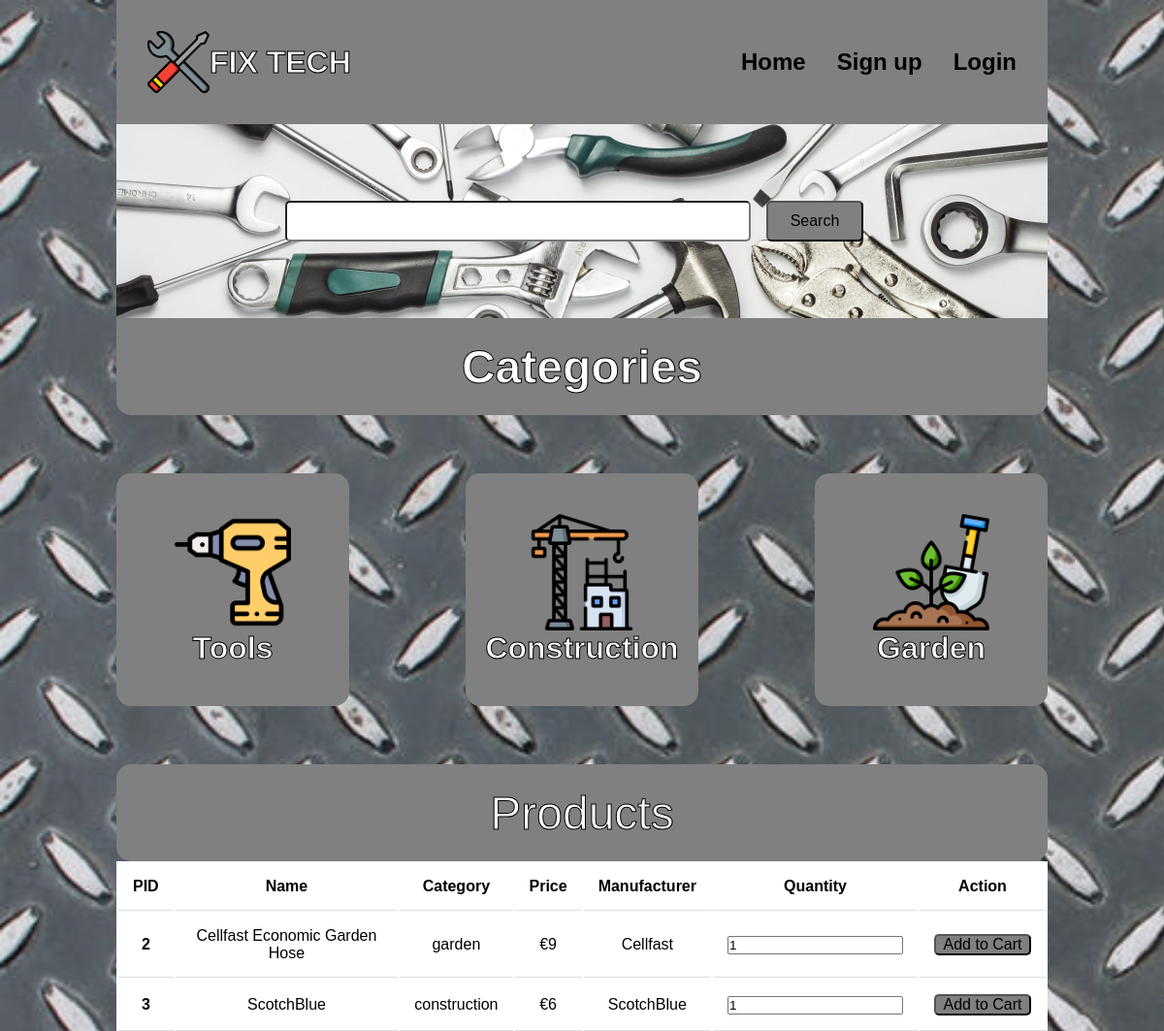
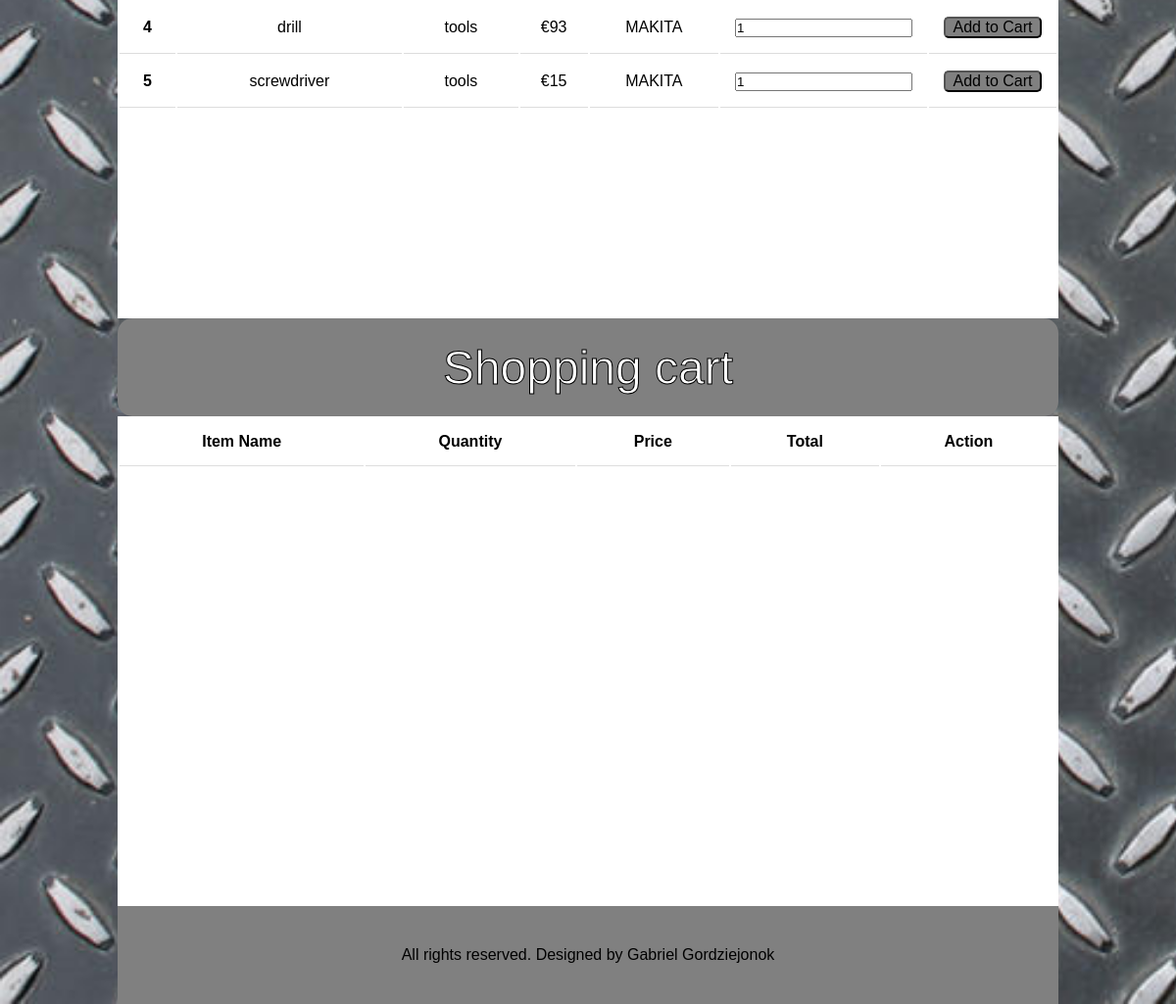
The page / on the database its author committed (2 pictures, top to bottom).
### tables this page shows
CREATE TABLE `product` (
  `product_id` int(10) NOT NULL,
  `product_name` varchar(50) NOT NULL,
  `category` varchar(50) NOT NULL,
  `price` int(10) NOT NULL,
  `manufacturer` varchar(50) DEFAULT NULL,
  `status` tinyint(1) DEFAULT NULL
);

### products.php (the view, shortened to what this page needs)
<?php
include 'includes/dbh.inc.php';
?>
<div class="products_header">
    Products
</div>
<div class="products">
    <table class="table">
        <thead>
            <tr>
                <th scope="col">PID</th>
                <th scope="col">Name</th>
                <th scope="col">Category</th>
                <th scope="col">Price</th>
                <th scope="col">Manufacturer</th>
                <th scope="col">Quantity</th>
                <th scope="col">Action</th>
            </tr>
        </thead>
        <tbody>
            <?php
            if (isset($_GET['search'])){
                $search = $_GET["search"];
                $sql = "SELECT * FROM product WHERE product_name LIKE '%$search%' AND status = '1'";
            }
            else {
                $sql = "SELECT * FROM product WHERE status = '1'";
            }
            $result = mysqli_query($conn,$sql);
            if($result){
                while($row = mysqli_fetch_assoc($result)){
                    $product_id = $row['product_id'];
                    $product_name = $row['product_name'];
                    $category = $row['category'];
                    $price = $row['price'];
                    $manufacturer = $row['manufacturer'];
                    echo '<tr><th scope="row">'.$product_id.'</th>
                    <td>'.$product_name.'</td>
                    <td>'.$category.'</td>
                    <td> €'.$price.'</td>
                    <td>'.$manufacturer.'</td>
                    <td><form method="post" action="index.php?action=add&id=$'.$product_id.'"><input type="number" name="quantity" class="form-control" value="1"/></td>
                    <input type="hidden" name="hidden_name" class="form-control" value="'.$product_name.'"/>
                    <input type="hidden" name="hidden_price" class="form-control" value="'.$price.'"/>
                    <td><input type="submit" name="add_to_cart" class="btn" value="Add to Cart"/>
                    </form></td>
                    </tr>';
                }
            }
            ?>
        </tbody>
    </table>
</div>
    <div class="products_header">
    Shopping cart
    </div>
<div class="products">
    <table class="table">
        <thead>
            <tr>
                <th>Item Name</th>
                <th>Quantity</th>
                <th>Price</th>
                <th>Total</th>
                <th>Action</th>
            </tr>
        </thead>
    </table>
</div>

### header.php (shortened to what this page needs)
<!DOCTYPE html>
<html lang="en">
<head>
    <link rel="stylesheet" href="css/style.css">
</head>

### index.php
<?php include_once('header.php');?>
<body>
    <div class="page">
        <?php include('navbar.php');?>
        <?php include('product_search.php');?>
        <?php include('categories.php');?>
        <?php include('products.php');?>
        <?php include('footer.php');?>
    </div>
</body>
</html>

### navbar.php
<?php
include 'includes/dbh.inc.php';
?>
<div class="nav-container">
    <div class="logo">
        <img src="images/tools.png" alt="Shop Logo" class="image">
        <h1 class="title">FIX TECH</h1>
    </div>
    <div class="menu">
        <ul class="a">
            <li>
                <a href="http://localhost/webshop/index.php">Home</a>
            </li>
            <?php
                if (isset($_SESSION["email"])) {
                    require_once 'includes/functions.inc.php';
                    if ((emailTaken($conn,$_SESSION["email"]))['privilege']!='0') {
                        echo "<li><a href='orders.php'>Orders</a></li>";
                        echo "<li><a href='products_admin.php'>Products</a></li>";
                        echo "<li><a href='users.php'>Users</a></li>";
                        echo "<li><a href='includes/logout.inc.php'>Logout</a></li>";
                    }
                    else {
                        echo "<li><a href='orders.php'>Orders</a></li>";
                        echo "<li><a href='includes/logout.inc.php'>Logout</a></li>";
                    }
                }
                else {
                    echo "<li><a href='signup.php'>Sign up</a></li>";
                    echo "<li><a href='login.php'>Login</a></li>";
                }
            ?>
        </ul>
    </div>
</div>

### product_search.php (shortened to what this page needs)
<div class="product-search">
    <form class="form1" action="" method="$_GET">
        <input id="search" type="search" name="search" placeholder="">
        <input id="submit" type="submit" name="submit" value="Search" class="btn">
    </form>
</div>

### categories.php
<div class="categories_header">
    <h2>Categories</h2>
</div>
<div class="categories">
    <div class="category">
        <img src="images/hammer-drill.png" alt="tools" class="category_image">
        <h3>Tools</h3>
    </div>
    <div class="category">
        <img src="images/building.png" alt="construction" class="category_image">
        <h3>Construction</h3>
    </div>
    <div class="category">
        <img src="images/gardening.png" alt="garden" class="category_image">
        <h3>Garden</h3>
    </div>
</div>

### footer.php
<div class="footer">
    <p>All rights reserved. Designed by <a href="#">Gabriel Gordziejonok</a></p>
</div>

### css/style.css (style rules this page uses)
* { margin: 0; padding: 0; box-sizing: border-box; font-family: 'Franklin Gothic Medium', 'Arial Narrow', Arial, sans-serif; }
body { display: flex; justify-content: center; background-image: url(../images/metal.jpg); background-size: cover; background-repeat: no-repeat; background-attachment: fixed; }
.page { width: 80%; }
a { color: black; text-decoration: none; transition: all 100ms ease-in-out; }
.logo { display: flex; align-items: center; }
.image { width: 64px; cursor: pointer; }
.title { -webkit-text-fill-color: white; -webkit-text-stroke: 1px; cursor: pointer; }
.nav-container { padding: 2rem 2rem; background-color: gray; display: flex; justify-content: space-between; align-items: center; width: 100%; }
.menu { align-items: center; }
.menu ul { list-style-type: none; display: flex; gap: 2rem; }
.menu ul li { display: inline; font-weight: bold; font-size: 1.5rem; }
.product-search { background-image: url(../images/tools1.jpg); background-size: cover; background-repeat: no-repeat; display: flex; align-items: center; height: 200px; width: 100%; }
.form1 { display: flex; justify-content: center; width: 100%; gap: 1rem; }
.product-search input[type="search"] { padding: 10px 10px; font-size: 1rem; border-radius: 5px; width: 50%; }
.btn { width: 100px; cursor: pointer; background-color: gray; border-radius: 5px; font-size: 1rem; }
.categories_header { display: flex; align-items: center; justify-content: center; background-color: gray; height: 100px; border-bottom-left-radius: 15px; border-bottom-right-radius: 15px; }
h2 { font-size: 3rem; -webkit-text-fill-color: white; -webkit-text-stroke: 1px; }
.categories { display: flex; align-items: center; justify-content: center; background-color: transparent; height: 30vw; gap: 10vw; }
.category { display: flex; align-items: center; justify-content: center; flex-direction: column; width: 20vw; height: 20vw; cursor: pointer; border-radius: 15px; background-color: grey; }
.category_image { width: 10vw; }
h3 { display: flex; justify-content: center; font-size: 2rem; -webkit-text-fill-color: white; -webkit-text-stroke: 1px; }
.products_header { height: 100px; background-color: gray; display: flex; align-items: center; justify-content: center; font-size: 3rem; -webkit-text-fill-color: white; -webkit-text-stroke: 1px; border-radius: 15px; }
.products { background-color: white; height: 500px; }
.footer { display: flex; justify-content: center; align-items: center; background-color: gray; height: 100px; }
th, td { padding: 15px; text-align: center; border-bottom: 1px solid #ddd; }
table { width: 100%; }

### rows shown on the page
product: product_id "2", product_name "Cellfast Economic Garden Hose", category "garden", price "9", manufacturer "Cellfast"
product: product_id "3", product_name "ScotchBlue", category "construction", price "6", manufacturer "ScotchBlue"
product: product_id "4", product_name "drill", category "tools", price "93", manufacturer "MAKITA"
product: product_id "5", product_name "screwdriver", category "tools", price "15", manufacturer "MAKITA"
